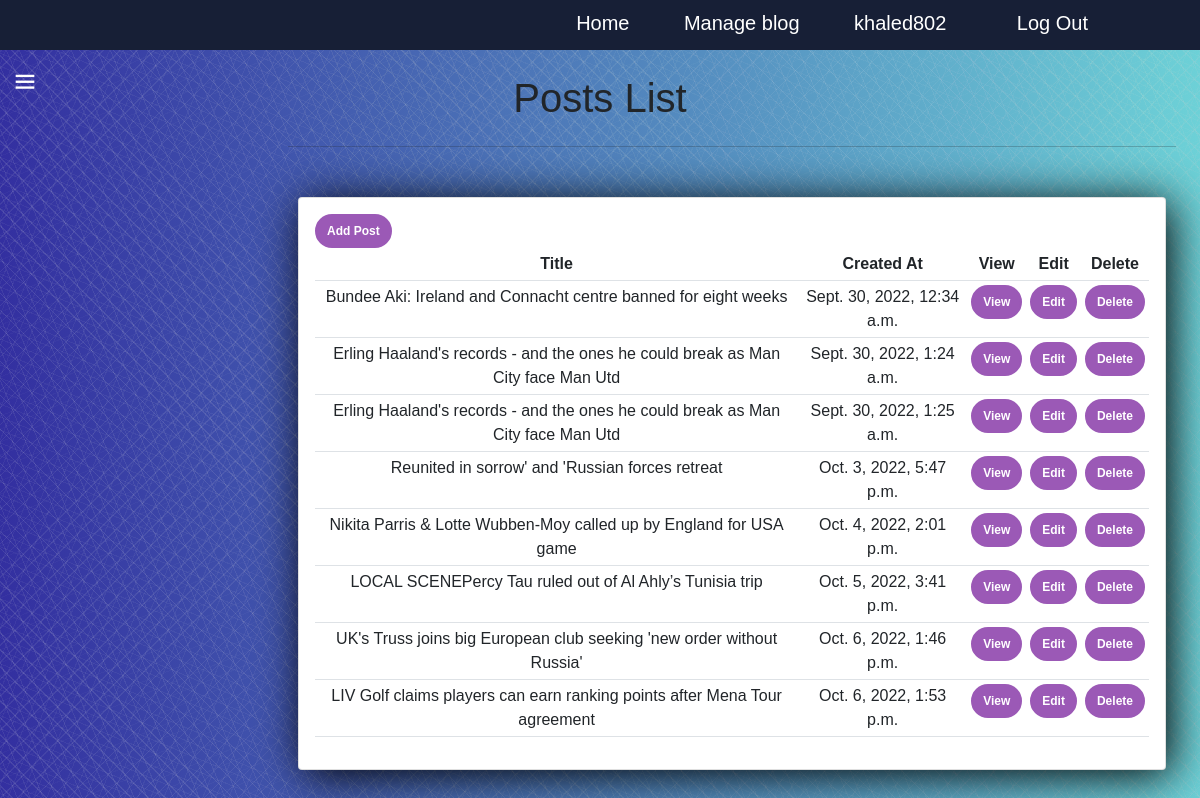
The app's page /admn/list_of_posts (signed in), older data.
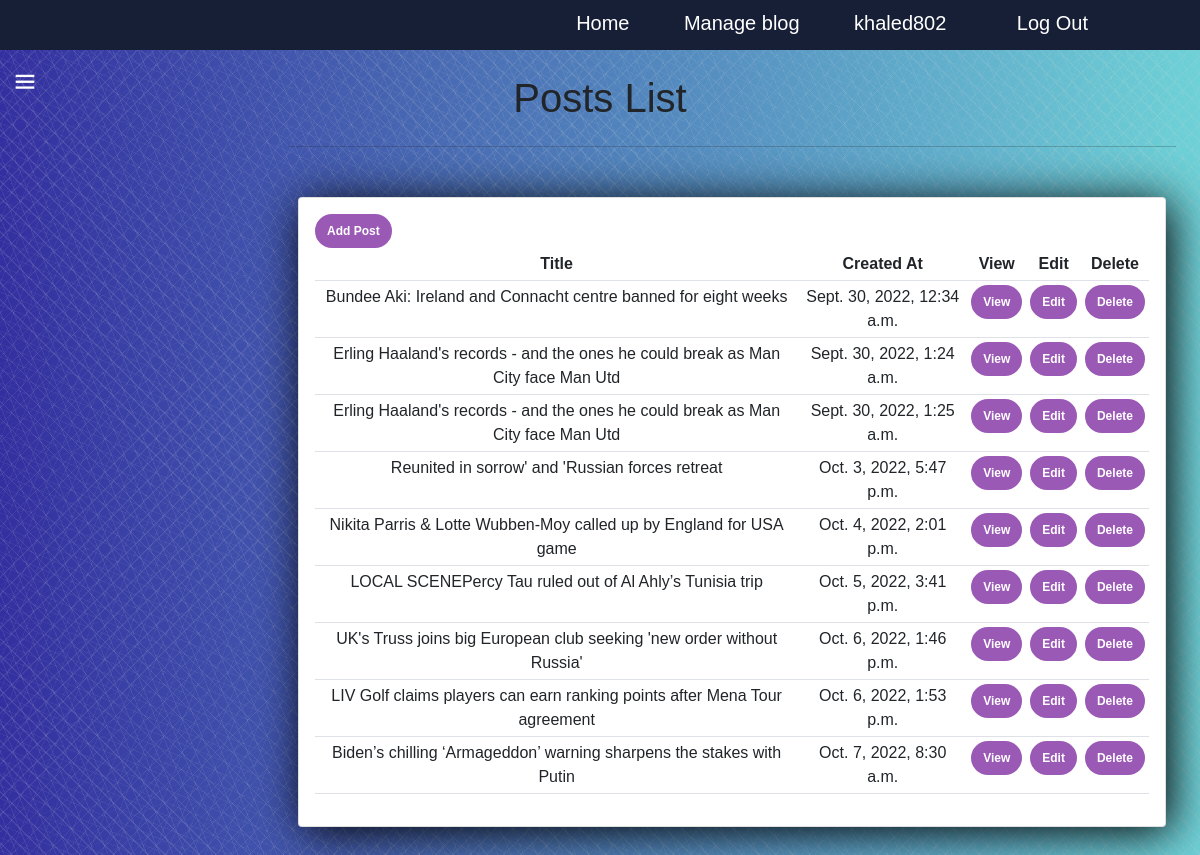
The same page, newer data.
### post/models.py (models this page shows, shortened)
class Post(models.Model):
    title = models.CharField(max_length=100)
    details = models.TextField()
    picture = models.ImageField(upload_to='images/')
    created_time = models.DateTimeField(auto_now_add=True)
    category=models.ForeignKey(Category , null = True , blank=True , on_delete=models.CASCADE , related_name='post_category')
    num_of_likes=models.IntegerField(default=0)
    @classmethod
    def get_all_posts(cls):
        return cls.objects.all()

### admn/views.py (the view)
# urls.py: path('list_of_posts',list_of_posts,name='list_of_posts'),
@user_passes_test(check_admin)
def list_of_posts(request):
    posts = Post.get_all_posts()
    return render(request,'admn/list_of_posts.html',context={'posts':posts})

### admn/views.py (called while the page is built)
def check_admin(user):
   return user.is_superuser

### categories/context_processors.py (called while the page is built)
def categories_processor(request):
    categories = Category.objects.all()
    print('hi')
    print(categories)
    return {'categories': categories}

### categories/models.py (called while the page is built)
    def get_category_url(self):
        return reverse('category.show', args=[self.id])

    def get_subscribe_url(self):
        return reverse('category.subscribe', args=[self.id])

    def get_subscribers(self):
        return set([sub.user for sub in Subscribe.objects.filter(category=self)])

    def __str__(self) -> str:
        return self.title

### admn/templates/admn/list_of_posts.html (shortened to what this page needs)
{% extends 'base/base.html'%}
    {% block content %}
    <br>
    <div class="row">
        <div class="title" style="text-align: center;"><h1>Posts List</h1></div>
        <div class="col-md-7" style=" display:block; text-align: center; padding-left: 300px; width: 1200px;">
            <hr>
            <div class="card card-body" style="height: auto;">
                <a class="btn btn-primary  btn-sm btn-block" href="{% url 'CreatePost' %}">Add Post</a>
                <table class="table table-sm" style="overflow: scroll;">
                    <tr>
                        <th>Title</th>
                        <th>Created At</th>
                        <th>View</th>
                        <th>Edit</th>
                        <th>Delete</th>
                    </tr>
                    {% for post in posts %}
                    <tr>
                        <td> {{post.title}} </td>
                        <td> {{post.created_time}} </td>
                        <td><a class="btn btn btn-success" href="{% url 'post.show' post.id %}"> View </a></td>
                        <td><a class="btn btn btn-warning" href="{% url 'edit_post' post.id %}"> Edit </a></td>
                        <td><a class="btn btn btn-danger" href="{% url 'delete_post' post.id %}"> Delete </a></td>
                    </tr>
                    {% endfor %}
                </table>
            </div>
        </div>
    </div>
    {% endblock %}

Row changes from the older to the newer data that the page shows:
added Post: title "Biden’s chilling ‘Armageddon’ warning sharpens the stakes with Putin", created_time "Oct. 7, 2022, 8:30 a.m."
